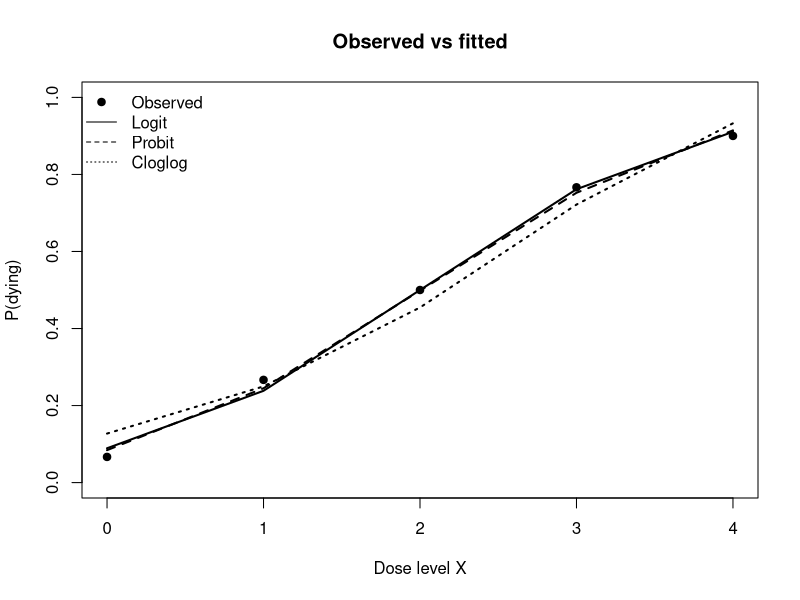
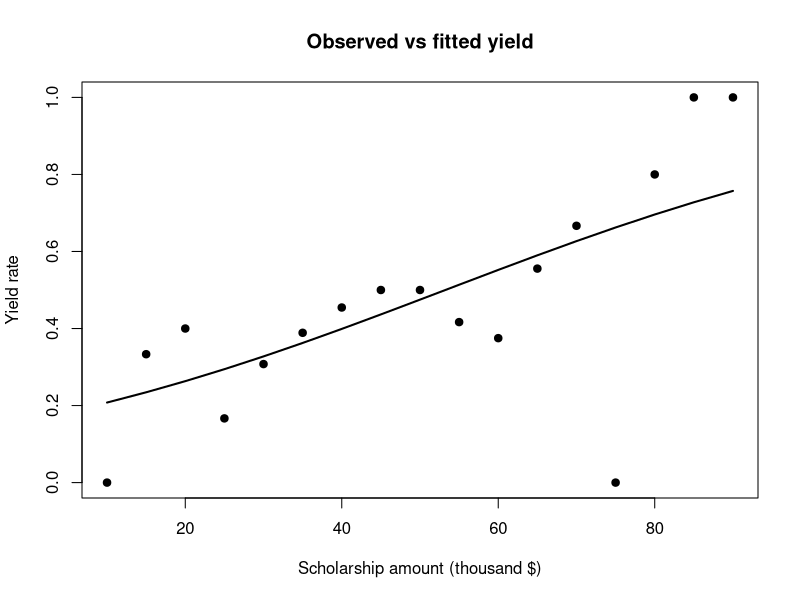

These charts were generated, in order, by the following R code:
## ---- chunk 1
knitr::opts_chunk$set(echo = TRUE)
## ---- chunk 2
bio <- data.frame(
  x = 0:4,
  dying = c(2, 8, 15, 23, 27)
)
bio$n <- 30
bio$alive <- bio$n - bio$dying
bio

fit_logit   <- glm(cbind(dying, alive) ~ x, data=bio, family=binomial(link="logit"))
fit_probit  <- glm(cbind(dying, alive) ~ x, data=bio, family=binomial(link="probit"))
fit_cloglog <- glm(cbind(dying, alive) ~ x, data=bio, family=binomial(link="cloglog"))

summary(fit_logit)
summary(fit_probit)
summary(fit_cloglog)
## ---- chunk 3
wald_ci <- function(est, se, level=0.95){
  z <- qnorm(0.5 + level/2)
  c(est - z*se, est + z*se)
}

tab_q1a <- function(fit, model_name){
  b  <- coef(fit)["x"]
  se <- sqrt(vcov(fit)["x","x"])
  ci <- wald_ci(b, se, 0.95)
  dev <- deviance(fit)
  p001 <- predict(fit, newdata=data.frame(x=0.01), type="response")
  data.frame(
    Model = model_name,
    beta_hat = b,
    CI_low = ci[1],
    CI_high = ci[2],
    Deviance = dev,
    p_hat_x_0.01 = as.numeric(p001)
  )
}

q1a_table <- rbind(
  tab_q1a(fit_logit, "logit"),
  tab_q1a(fit_probit, "probit"),
  tab_q1a(fit_cloglog, "c-log-log")
)
q1a_table
## ---- chunk 4
# Residual deviance and df (goodness-of-fit quick check)
data.frame(
  model = c("logit","probit","c-log-log"),
  deviance = c(deviance(fit_logit), deviance(fit_probit), deviance(fit_cloglog)),
  df_resid = c(df.residual(fit_logit), df.residual(fit_probit), df.residual(fit_cloglog)),
  p_value = c(
    1 - pchisq(deviance(fit_logit),  df.residual(fit_logit)),
    1 - pchisq(deviance(fit_probit), df.residual(fit_probit)),
    1 - pchisq(deviance(fit_cloglog),df.residual(fit_cloglog))
  )
)

# Plot fitted probabilities vs observed
bio$obs_p <- bio$dying/bio$n
bio$fit_logit   <- fitted(fit_logit)
bio$fit_probit  <- fitted(fit_probit)
bio$fit_cloglog <- fitted(fit_cloglog)

plot(bio$x, bio$obs_p, pch=19, ylim=c(0,1),
     xlab="Dose level X", ylab="P(dying)", main="Observed vs fitted")
lines(bio$x, bio$fit_logit,   lwd=2)
lines(bio$x, bio$fit_probit,  lwd=2, lty=2)
lines(bio$x, bio$fit_cloglog, lwd=2, lty=3)
legend("topleft", bty="n",
       legend=c("Observed","Logit","Probit","Cloglog"),
       lty=c(NA,1,2,3), pch=c(19,NA,NA,NA))
## ---- chunk 5
ld50_delta <- function(fit, link=c("logit","probit","cloglog"), level=0.90){
  link <- match.arg(link)
  a <- coef(fit)["(Intercept)"]
  b <- coef(fit)["x"]
  V <- vcov(fit)[c("(Intercept)","x"), c("(Intercept)","x")]
  
  c0 <- if(link %in% c("logit","probit")) 0 else log(log(2))
  x50 <- (c0 - a)/b
  
  # gradient wrt (a,b)
  da <- -1/b
  db <- -(c0 - a)/(b^2)
  g  <- c(da, db)
  
  se_x50 <- sqrt( t(g) %*% V %*% g )
  z <- qnorm(0.5 + level/2)
  ci_x50 <- c(x50 - z*se_x50, x50 + z*se_x50)
  
  ld50 <- exp(x50)
  ci_ld50 <- exp(ci_x50)
  
  data.frame(
    model = link,
    x50 = as.numeric(x50),
    x50_low = as.numeric(ci_x50[1]),
    x50_high = as.numeric(ci_x50[2]),
    LD50 = as.numeric(ld50),
    LD50_low = as.numeric(ci_ld50[1]),
    LD50_high = as.numeric(ci_ld50[2])
  )
}

q1b <- rbind(
  ld50_delta(fit_logit, "logit", level=0.90),
  ld50_delta(fit_probit, "probit", level=0.90),
  ld50_delta(fit_cloglog, "cloglog", level=0.90)
)
q1b
## ---- chunk 6
enroll <- data.frame(
  amount = c(10,15,20,25,30,35,40,45,50,55,60,65,70,75,80,85,90),
  offers = c(4,6,10,12,39,36,22,14,10,12,8,9,3,1,5,2,1),
  enrolls= c(0,2,4,2,12,14,10,7,5,5,3,5,2,0,4,2,1)
)
enroll$not_enroll <- enroll$offers - enroll$enrolls
enroll$rate <- enroll$enrolls/enroll$offers
enroll
## ---- chunk 7
fit2 <- glm(cbind(enrolls, not_enroll) ~ amount, data=enroll, family=binomial(link="logit"))
summary(fit2)
## ---- chunk 8
dev <- deviance(fit2)
dfd <- df.residual(fit2)
p_dev <- 1 - pchisq(dev, dfd)

pearson <- sum(residuals(fit2, type="pearson")^2)
p_pear <- 1 - pchisq(pearson, dfd)

data.frame(
  residual_deviance = dev,
  df_resid = dfd,
  p_value_deviance = p_dev,
  pearson_chisq = pearson,
  p_value_pearson = p_pear
)
## ---- chunk 9
enroll$fit <- fitted(fit2)
plot(enroll$amount, enroll$rate, pch=19, ylim=c(0,1),
     xlab="Scholarship amount (thousand $)", ylab="Yield rate",
     main="Observed vs fitted yield")
lines(enroll$amount, enroll$fit, lwd=2)
## ---- chunk 10
amount_for_p <- function(fit, p=0.40, level=0.95){
  a <- coef(fit)["(Intercept)"]
  b <- coef(fit)["amount"]
  V <- vcov(fit)[c("(Intercept)","amount"), c("(Intercept)","amount")]
  
  c0 <- qlogis(p) # logit(p)
  xstar <- (c0 - a)/b
  
  # delta method
  da <- -1/b
  db <- -(c0 - a)/(b^2)
  g <- c(da, db)
  se_x <- sqrt( t(g) %*% V %*% g )
  z <- qnorm(0.5 + level/2)
  ci <- c(xstar - z*se_x, xstar + z*se_x)
  
  data.frame(
    p_target = p,
    amount_hat = as.numeric(xstar),
    amount_low = as.numeric(ci[1]),
    amount_high = as.numeric(ci[2])
  )
}

amount_for_p(fit2, p=0.40, level=0.95)

## ---- chunk 11
amount_for_p <- function(fit, p=0.40, level=0.95){
  a <- coef(fit)["(Intercept)"]
  b <- coef(fit)["amount"]
  V <- vcov(fit)[c("(Intercept)","amount"), c("(Intercept)","amount")]
  
  c0 <- qlogis(p) # logit(p)
  xstar <- (c0 - a)/b
  
  # delta method
  da <- -1/b
  db <- -(c0 - a)/(b^2)
  g <- c(da, db)
  se_x <- sqrt( t(g) %*% V %*% g )
  z <- qnorm(0.5 + level/2)
  ci <- c(xstar - z*se_x, xstar + z*se_x)
  
  data.frame(
    p_target = p,
    amount_hat = as.numeric(xstar),
    amount_low = as.numeric(ci[1]),
    amount_high = as.numeric(ci[2])
  )
}

amount_for_p(fit2, p=0.40, level=0.95)

